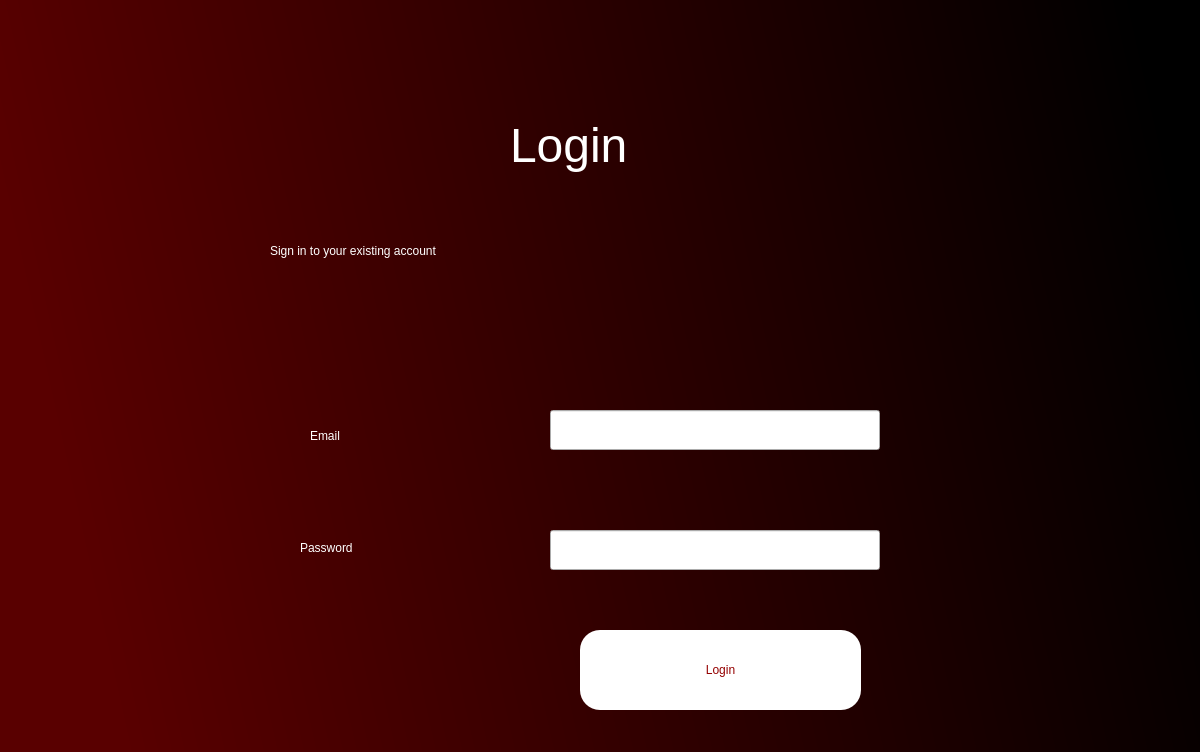
<?xml version="1.0" encoding="UTF-8"?>
<ui version="4.0">
 <class>Dialog</class>
 <widget class="QDialog" name="Dialog">
  <property name="geometry">
   <rect>
    <x>0</x>
    <y>0</y>
    <width>1200</width>
    <height>752</height>
   </rect>
  </property>
  <property name="windowTitle">
   <string>Dialog</string>
  </property>
  <widget class="QWidget" name="widget" native="true">
   <property name="geometry">
    <rect>
     <x>0</x>
     <y>0</y>
     <width>1211</width>
     <height>821</height>
    </rect>
   </property>
   <property name="styleSheet">
    <string notr="true">QWidget#widget{
background-color: qlineargradient(spread:pad, x1:0, y1:0.227273, x2:0.945274, y2:0.0852273, stop:0 rgba(89, 0, 0, 255), stop:1 rgba(0, 0, 0, 255))
}</string>
   </property>
   <widget class="QLabel" name="logLabel">
    <property name="geometry">
     <rect>
      <x>510</x>
      <y>90</y>
      <width>151</width>
      <height>111</height>
     </rect>
    </property>
    <property name="font">
     <font>
      <family>MS Shell Dlg 2</family>
      <pointsize>36</pointsize>
      <weight>50</weight>
      <italic>false</italic>
      <bold>false</bold>
     </font>
    </property>
    <property name="styleSheet">
     <string notr="true">font: 36pt &quot;MS Shell Dlg 2&quot;;
color: white;</string>
    </property>
    <property name="text">
     <string>Login</string>
    </property>
   </widget>
   <widget class="QLabel" name="signinLabel">
    <property name="geometry">
     <rect>
      <x>270</x>
      <y>220</y>
      <width>671</width>
      <height>61</height>
     </rect>
    </property>
    <property name="styleSheet">
     <string notr="true">color: rgb(255, 255, 255);
font: 28pt &quot;MS Shell Dlg 2&quot;;</string>
    </property>
    <property name="text">
     <string>Sign in to your existing account</string>
    </property>
   </widget>
   <widget class="QLineEdit" name="emailField">
    <property name="geometry">
     <rect>
      <x>550</x>
      <y>410</y>
      <width>330</width>
      <height>40</height>
     </rect>
    </property>
    <property name="styleSheet">
     <string notr="true">font: 16pt &quot;MS Shell Dlg 2&quot;;</string>
    </property>
    <property name="text">
     <string/>
    </property>
   </widget>
   <widget class="QLineEdit" name="passwordField">
    <property name="geometry">
     <rect>
      <x>550</x>
      <y>530</y>
      <width>330</width>
      <height>40</height>
     </rect>
    </property>
    <property name="styleSheet">
     <string notr="true">font: 16pt &quot;MS Shell Dlg 2&quot;;</string>
    </property>
    <property name="text">
     <string/>
    </property>
   </widget>
   <widget class="QLabel" name="emailLabel">
    <property name="geometry">
     <rect>
      <x>310</x>
      <y>410</y>
      <width>201</width>
      <height>51</height>
     </rect>
    </property>
    <property name="styleSheet">
     <string notr="true">color: rgb(255, 255, 255);
font: 26pt &quot;MS Shell Dlg 2&quot;;</string>
    </property>
    <property name="text">
     <string>Email</string>
    </property>
   </widget>
   <widget class="QLabel" name="passwordLabel">
    <property name="geometry">
     <rect>
      <x>300</x>
      <y>522</y>
      <width>191</width>
      <height>51</height>
     </rect>
    </property>
    <property name="styleSheet">
     <string notr="true">color: rgb(255, 255, 255);
font: 26pt &quot;MS Shell Dlg 2&quot;;</string>
    </property>
    <property name="text">
     <string>Password</string>
    </property>
   </widget>
   <widget class="QPushButton" name="login">
    <property name="geometry">
     <rect>
      <x>580</x>
      <y>630</y>
      <width>281</width>
      <height>80</height>
     </rect>
    </property>
    <property name="styleSheet">
     <string notr="true">font: 24pt &quot;MS Shell Dlg 2&quot;;
color: rgb(148, 0, 0);
background-color: rgb(255, 255, 255);
border-radius: 20px;</string>
    </property>
    <property name="text">
     <string>Login</string>
    </property>
   </widget>
   <widget class="QLabel" name="error">
    <property name="geometry">
     <rect>
      <x>590</x>
      <y>730</y>
      <width>261</width>
      <height>31</height>
     </rect>
    </property>
    <property name="styleSheet">
     <string notr="true">color: rgb(255, 255, 255);
font: 10pt &quot;MS Shell Dlg 2&quot;;</string>
    </property>
    <property name="text">
     <string/>
    </property>
   </widget>
  </widget>
 </widget>
 <resources/>
 <connections/>
</ui>
